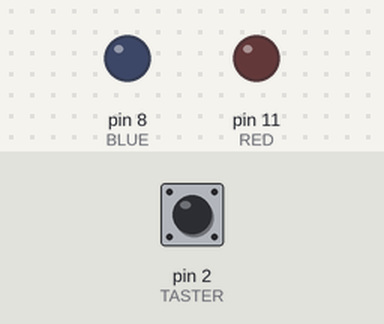
The sketch below on a simulated Arduino Uno, built with avr-gcc and run on an emulated ATmega328P. On the bench: output pins drawn as LEDs (lit = HIGH). Inputs (shaded band) come from the test bench; at power-on: pin 2 (TASTER) LOW.

Above: at 1.2 s.
1.3 s: pin 2 (TASTER) pulled HIGH for 0.15 s
At 2.4 s:
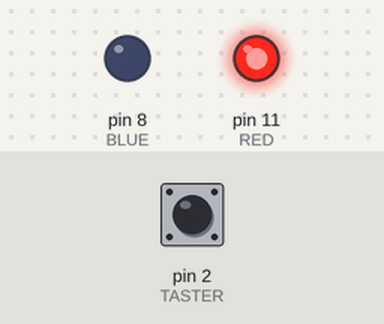
2.9 s: pin 2 (TASTER) pulled HIGH for 1 s
At 4.9 s:
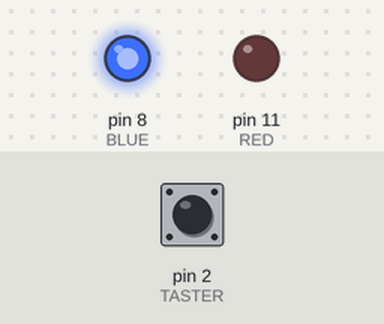
5.4 s: pin 2 (TASTER) pulled HIGH for 3.2 s
At 9.7 s:
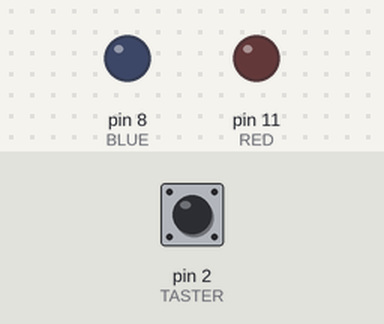
Timing chart, 0 to 11.2 s (numbered marks = the images above; inputs shaded):
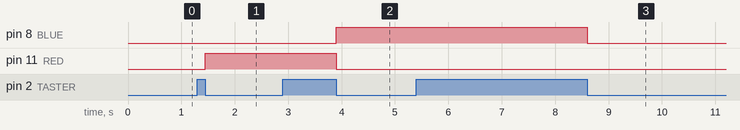

The sketch:

mvc-example5.ino
```cpp
/**
 * Besseres Taster-Handling
 */

const int RED = 11;
const int BLUE = 8;
const int TASTER = 2;

// Model
const int OFFL = 0b00; // AUS
const int RL = 0b01; // Rote LED
const int BL = 0b10; // Blaue LED

int ledstate = OFFL;
int tasterstate = 0;

void setup()
{
  pinMode(RED, OUTPUT);
  pinMode(BLUE, OUTPUT);
  pinMode(TASTER, INPUT);
}

void loop()
{
  // Controller
  int t = digitalRead(TASTER);
  if(t == HIGH) {
    tasterstate = 1;
  } else {
    if(tasterstate == 1) { // war Taster vorher gedrueckt?
      tasterstate = 0;
      ledstate++;
      if(ledstate > BL) ledstate = OFFL;
    }
  }

  // View
  digitalWrite(RED, ledstate&RL);
  digitalWrite(BLUE, ledstate&BL);
}
```

Measured:
- after the input at 1.3 s, pin 11 (RED): LOW → HIGH after 0.15 s
- after the input at 2.9 s, pin 8 (BLUE): LOW → HIGH after 1.0 s; pin 11 (RED): HIGH → LOW after 1.0 s
- after the input at 5.4 s, pin 8 (BLUE): HIGH → LOW after 3.2 s
